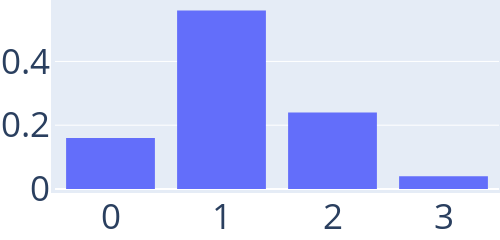

Notebook code cell kept with this figure:
### Markdown cell above
1.2 Distributions of cycle-rooted trees  with $\eta$ small <a name="CTRs_small_eta"></a>

### Code cell
cat_nb_cc_1_cycle = string.(sort(Int.(cc_with_1_cycle)))
trace = PlotlyJS.histogram(x=cat_nb_cc_1_cycle, histnorm="probability density")
layout = Layout(
    autosize=false,
    width=500,
    height=200,
    margin=attr(l=1, r=1, b=1, t=1, pad=4),
    font_size=35,
    xaxis_type="category",
)
p_1 = PlotlyJS.plot(trace,layout)

### Figure 1 — Plotly figure (JSON) as saved in the notebook; plotly's stock layout.template omitted (floating-point values rounded to 4 significant figures)
{"data": [{"histnorm": "probability density", "type": "histogram", "x": ["0", "0", "0", "0", "0", "0", "0", "0", "1", "1", "1", "1", "1", "1", "1", "1", "1", "1", "1", "1", "1", "1", "1", "1", "1", "1", "1", "1", "1", "1", "1", "1", "1", "1", "1", "1", "2", "2", "2", "2", "2", "2", "2", "2", "2", "2", "2", "2", "3", "3"]}], "layout": {"autosize": false, "font": {"size": 35}, "height": 200, "margin": {"b": 1, "l": 1, "pad": 4, "r": 1, "t": 1}, "width": 500, "xaxis": {"type": "category"}}}
